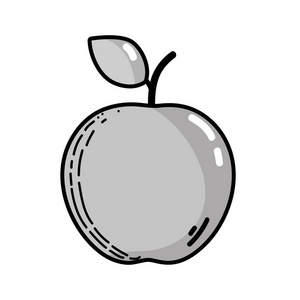
#> input picture Data/image/pic_0012.jpg, 300 x 300 px, found by its file name
$ python 'opencv_28_图像金字塔.py'
#> lines starting #> are read from the running program, lines starting #| are printed output that depends on the picture
import cv2

"""
https://www.wolai.com/zeros/wuVHFUN2PHiFf9nb49gJGM?theme=light
"""
img = cv2.imread('image/pic_0012.jpg', cv2.IMREAD_GRAYSCALE)
#> img: shape (300, 300); min 0, max 255, mean 228.2

# 高斯金字塔
lower_reso = cv2.pyrDown(img)
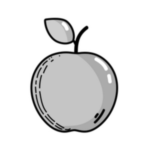
#> lower_reso: shape (150, 150); min 1, max 255, mean 228.2
height_reso = cv2.pyrUp(img)
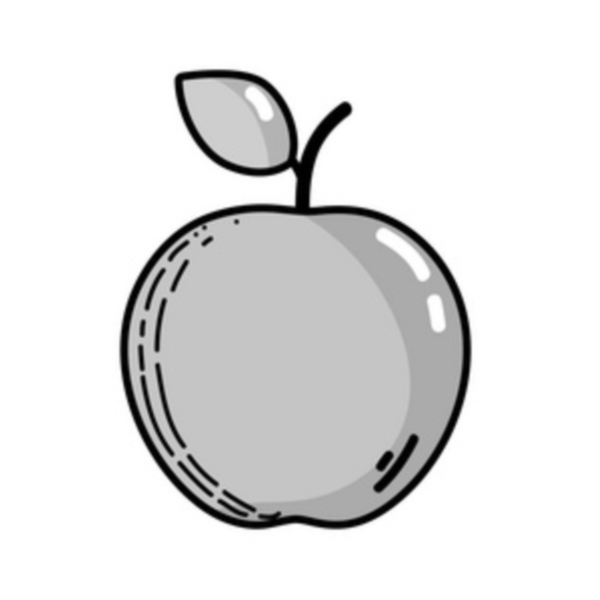
#> height_reso: shape (600, 600); min 0, max 255, mean 228.2
cv2.imshow('img', img)
cv2.imshow('lower_reso', lower_reso)
cv2.imshow('height_reso', height_reso)
cv2.waitKey(0)

# 拉普拉斯金字塔
down = cv2.pyrDown(img)
up_down = cv2.pyrUp(down)
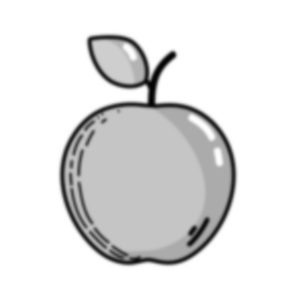
#> up_down: shape (300, 300); min 1, max 255, mean 228.2
img_laplacian = img - up_down
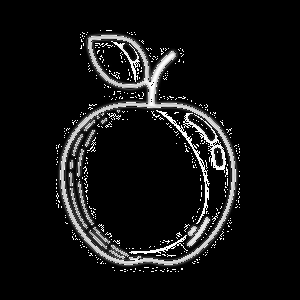
#> img_laplacian: shape (300, 300); min 0, max 255, mean 18.8
cv2.imshow('img_laplacian', img_laplacian)
cv2.waitKey(0)

cv2.destroyAllWindows()

$ run again, with Data/image/pic_0006.jpg copied over Data/image/pic_0012.jpg
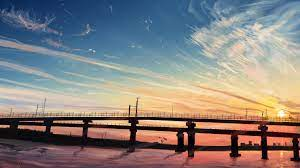
#> input picture Data/image/pic_0006.jpg, 300 x 168 px, found by its file name
#> `up_down = cv2.pyrUp(down)`:
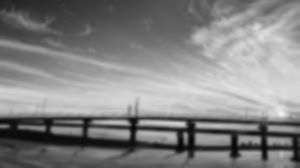
#> up_down: shape (168, 300); min 5, max 243, mean 131.3
#> `img_laplacian = img - up_down`:
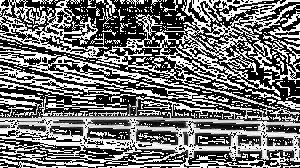
#> img_laplacian: shape (168, 300); min 0, max 255, mean 115.1
